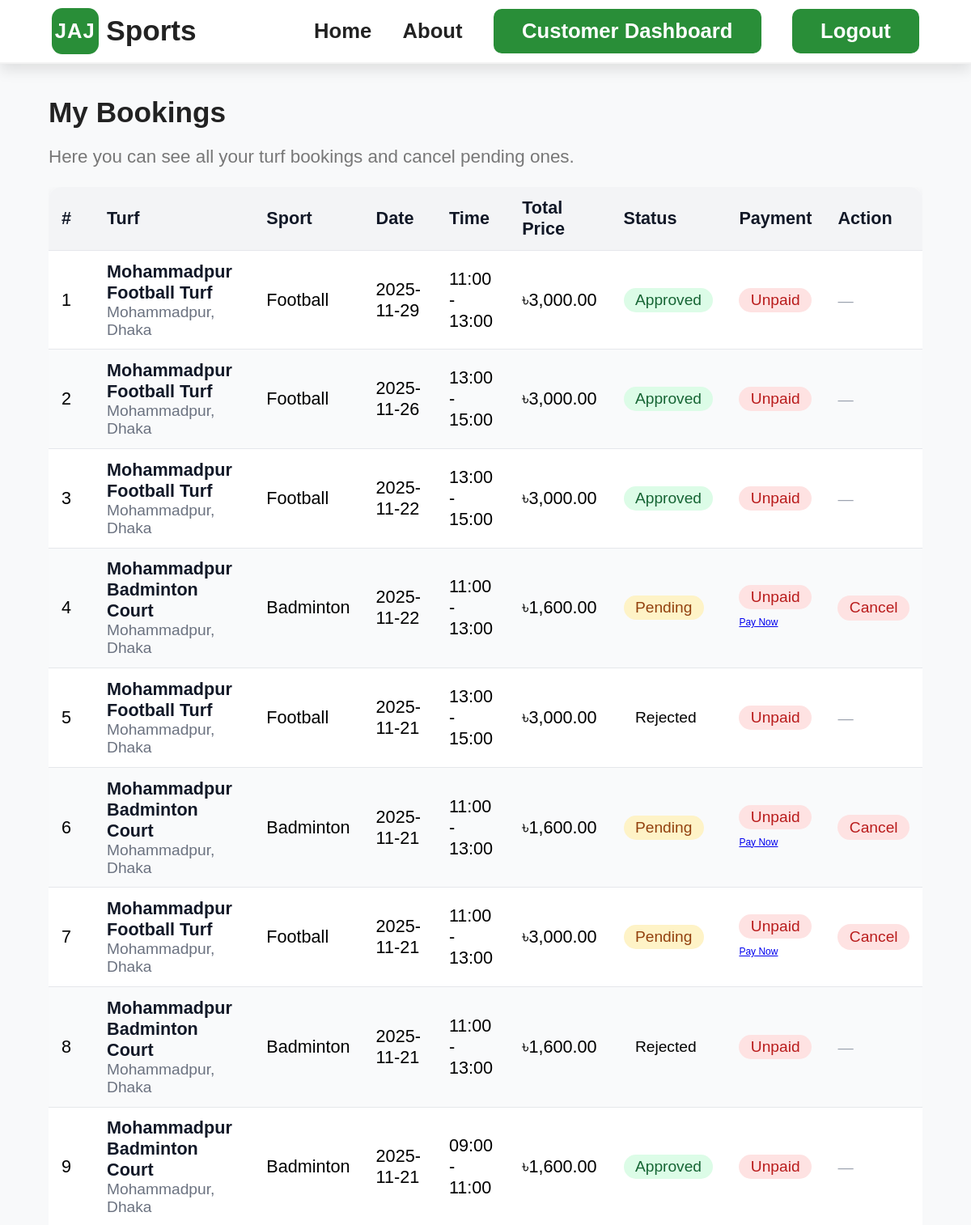
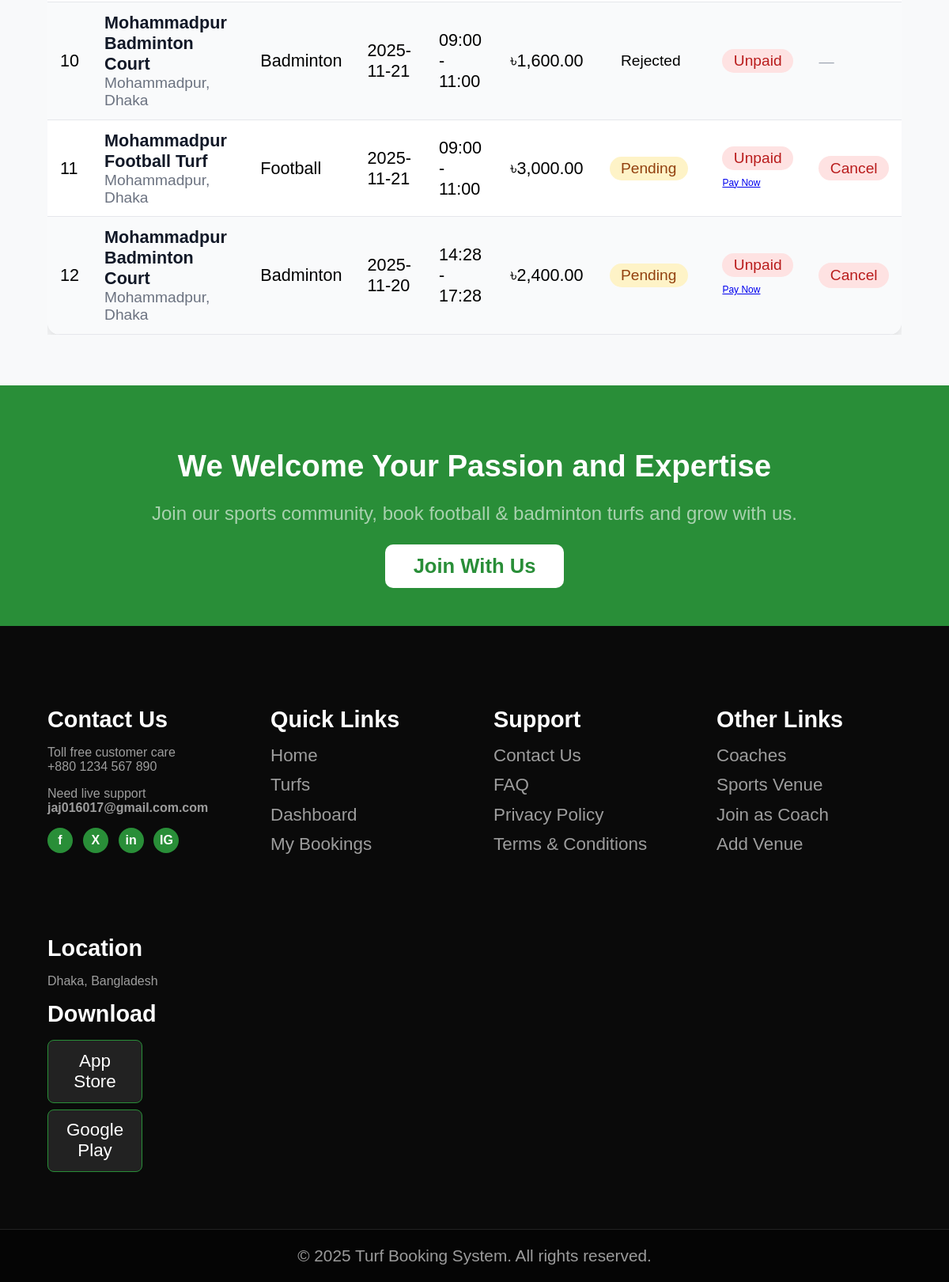
/pages/my_bookings.php (signed in), run on the app's committed database (2 pictures, top to bottom).
### tables this page shows
CREATE TABLE `bookings` (
  `id` int(10) UNSIGNED NOT NULL,
  `turf_id` int(10) UNSIGNED NOT NULL,
  `customer_id` int(10) UNSIGNED NOT NULL,
  `booking_date` date NOT NULL,
  `start_time` time NOT NULL,
  `end_time` time NOT NULL,
  `total_price` decimal(10,2) NOT NULL,
  `status` enum('pending','approved','rejected','cancelled','completed') NOT NULL DEFAULT 'pending',
  `payment_status` enum('unpaid','paid','refunded') NOT NULL DEFAULT 'unpaid',
  `created_at` timestamp NOT NULL DEFAULT current_timestamp()
);

CREATE TABLE `turfs` (
  `id` int(10) UNSIGNED NOT NULL,
  `name` varchar(150) NOT NULL,
  `location` varchar(255) NOT NULL,
  `sport_type` enum('football','badminton') NOT NULL,
  `price_per_hour` decimal(10,2) NOT NULL,
  `manager_id` int(10) UNSIGNED DEFAULT NULL,
  `status` enum('active','inactive') NOT NULL DEFAULT 'active',
  `created_at` timestamp NOT NULL DEFAULT current_timestamp()
);

### pages/my_bookings.php (the view, shortened to what this page needs)
<?php
require 'config.php';
$customerId = $_SESSION['user_id'] ?? null;
$stmt = $pdo->prepare("
    SELECT b.*,
           t.name     AS turf_name,
           t.location AS turf_location,
           t.sport_type
    FROM bookings b
    JOIN turfs t ON b.turf_id = t.id
    WHERE b.customer_id = ?
    ORDER BY b.booking_date DESC, b.start_time DESC
");
$stmt->execute([$customerId]);
$bookings = $stmt->fetchAll(PDO::FETCH_ASSOC);
include 'header.php';
?>
<link rel="stylesheet" href="css/home_style.css">
<div class="my-bookings-wrapper">
    <div class="my-bookings-header">
        <div>
            <h2 class="page-title">My Bookings</h2>
            <p class="page-subtitle">
                Here you can see all your turf bookings and cancel pending ones.
            </p>
        </div>
    </div>
    <div class="booking-table-wrapper">
        <table class="booking-table">
            <thead>
                <tr>
                    <th>#</th>
                    <th>Turf</th>
                    <th>Sport</th>
                    <th>Date</th>
                    <th>Time</th>
                    <th>Total Price</th>
                    <th>Status</th>
                    <th>Payment</th>
                    <th>Action</th>
                </tr>
            </thead>
            <tbody>
            <?php if (empty($bookings)): ?>
                <tr>
                    <td colspan="9" class="no-bookings-cell">
                        You have no bookings yet.
                    </td>
                </tr>
            <?php else: ?>
                <?php foreach ($bookings as $index => $b): ?>
                    <tr>
                        <td><?php echo $index + 1; ?></td>
                        <td>
                            <div class="turf-cell">
                                <span class="turf-name">
                                    <?php echo htmlspecialchars($b['turf_name']); ?>
                                </span>
                                <span class="turf-location">
                                    <?php echo htmlspecialchars($b['turf_location']); ?>
                                </span>
                            </div>
                        </td>
                        <td><?php echo htmlspecialchars(ucfirst($b['sport_type'])); ?></td>
                        <td><?php echo htmlspecialchars($b['booking_date']); ?></td>
                        <td>
                            <?php
                                $timeRange = substr($b['start_time'], 0, 5) . ' - ' . substr($b['end_time'], 0, 5);
                                echo htmlspecialchars($timeRange);
                            ?>
                        </td>
                        <td>
                            ৳<?php echo htmlspecialchars(number_format($b['total_price'], 2)); ?>
                        </td>
                        <td>
                            <span class="status-pill status-<?php echo htmlspecialchars($b['status']); ?>">
                                <?php echo ucfirst(htmlspecialchars($b['status'])); ?>
                            </span>
                        </td>
<td>
    <span class="payment-pill payment-<?php echo htmlspecialchars($b['payment_status']); ?>">
        <?php echo ucfirst(htmlspecialchars($b['payment_status'])); ?>
    </span>
    <?php if ($b['payment_status'] === 'unpaid' && $b['status'] === 'pending'): ?>
        <br>
        <a href="payment.php?booking_id=<?php echo $b['id']; ?>"
           class="btn-status btn-approve"
           style="margin-top:6px; display:inline-block; font-size:12px;">
            Pay Now
        </a>
    <?php endif; ?>
</td>
                        <td>
                            <?php if ($b['status'] === 'pending'): ?>
                                <a href="cancel_booking.php?booking_id=<?php echo $b['id']; ?>"
                                   class="btn-status btn-reject"
                                   data-confirm="Are you sure you want to cancel this booking?">
                                    Cancel
                                </a>
                            <?php else: ?>
                                <span class="no-action">—</span>
                            <?php endif; ?>
                        </td>
                    </tr>
                <?php endforeach; ?>
            <?php endif; ?>
            </tbody>
        </table>
    </div>
</div>
<?php include 'footer.php'; ?>

### css/header_style.css (style rules this page uses)
:root { --main-color:rgb(41, 142, 56); --black:#222; --white:#fff; --light-black:#777777; --light-white:#fff9; --dark-bg:rgba(0,0,0,.7); --light-bg:#a4edab; --border:.1rem solid var(--black); --box-shadow: 0 .5rem 1rem rgba(0,0,0,.1); --text-shadow: 0 .5rem 3rem rgba(0,0,0,.3); }
body { font-family: Arial, sans-serif; margin: 0; padding: 0; background-color: #f8f9fa; }

### css/home_style.css (style rules this page uses)
.my-bookings-wrapper { width: 90%; max-width: 1200px; margin: 2.5rem auto 4rem; }
.my-bookings-header { margin-bottom: 1.5rem; }
.page-title { font-size: 2.2rem; color: var(--black); margin-bottom: 0.3rem; }
.page-subtitle { font-size: 1.4rem; color: var(--light-black); }
.booking-table-wrapper { margin-top: 1.2rem; overflow-x: auto; }
.booking-table { width: 100%; border-collapse: collapse; background: #fff; border-radius: 16px; overflow: hidden; box-shadow: var(--box-shadow); font-size: 1.35rem; }
.booking-table thead { background: #f3f4f6; }
.booking-table th, .booking-table td { padding: 0.8rem 1rem; text-align: left; border-bottom: 1px solid #e5e7eb; }
.booking-table th { font-weight: 600; color: #111827; }
.booking-table tbody tr:nth-child(even) { background: #f9fafb; }
.turf-cell { display: flex; flex-direction: column; }
.turf-name { font-weight: 600; color: #111827; }
.turf-location { font-size: 1.2rem; color: #6b7280; }
.status-pill, .payment-pill { display: inline-block; padding: 0.25rem 0.9rem; border-radius: 999px; font-size: 1.2rem; font-weight: 500; }
.status-pending { background: #fef3c7; color: #92400e; }
.status-approved { background: #dcfce7; color: #166534; }
.payment-unpaid { background: #fee2e2; color: #b91c1c; }
.btn-status.btn-reject { display: inline-block; padding: 0.3rem 0.9rem; font-size: 1.2rem; border-radius: 999px; border: none; background: #fee2e2; color: #b91c1c; text-decoration: none; cursor: pointer; transition: .15s; }
.no-action { font-size: 1.2rem; color: #9ca3af; }

### data on the page
bookings: turf.name "Mohammadpur Football Turf", turf.location "Mohammadpur, Dhaka", turf.sport_type "Football", booking_date "2025-11-29", timeRange "11:00 - 13:00", total_price "3,000.00", status "Approved", payment_status "Unpaid"
bookings: turf.name "Mohammadpur Football Turf", turf.location "Mohammadpur, Dhaka", turf.sport_type "Football", booking_date "2025-11-26", timeRange "13:00 - 15:00", total_price "3,000.00", status "Approved", payment_status "Unpaid"
bookings: turf.name "Mohammadpur Football Turf", turf.location "Mohammadpur, Dhaka", turf.sport_type "Football", booking_date "2025-11-22", timeRange "13:00 - 15:00", total_price "3,000.00", status "Approved", payment_status "Unpaid"
bookings: turf.name "Mohammadpur Badminton Court", turf.location "Mohammadpur, Dhaka", turf.sport_type "Badminton", booking_date "2025-11-22", timeRange "11:00 - 13:00", total_price "1,600.00", status "Pending", payment_status "Unpaid"
bookings: turf.name "Mohammadpur Football Turf", turf.location "Mohammadpur, Dhaka", turf.sport_type "Football", booking_date "2025-11-21", timeRange "13:00 - 15:00", total_price "3,000.00", status "Rejected", payment_status "Unpaid"
bookings: turf.name "Mohammadpur Badminton Court", turf.location "Mohammadpur, Dhaka", turf.sport_type "Badminton", booking_date "2025-11-21", timeRange "11:00 - 13:00", total_price "1,600.00", status "Pending", payment_status "Unpaid"
bookings: turf.name "Mohammadpur Football Turf", turf.location "Mohammadpur, Dhaka", turf.sport_type "Football", booking_date "2025-11-21", timeRange "11:00 - 13:00", total_price "3,000.00", status "Pending", payment_status "Unpaid"
bookings: turf.name "Mohammadpur Badminton Court", turf.location "Mohammadpur, Dhaka", turf.sport_type "Badminton", booking_date "2025-11-21", timeRange "11:00 - 13:00", total_price "1,600.00", status "Rejected", payment_status "Unpaid"
bookings: turf.name "Mohammadpur Badminton Court", turf.location "Mohammadpur, Dhaka", turf.sport_type "Badminton", booking_date "2025-11-21", timeRange "09:00 - 11:00", total_price "1,600.00", status "Approved", payment_status "Unpaid"
bookings: turf.name "Mohammadpur Badminton Court", turf.location "Mohammadpur, Dhaka", turf.sport_type "Badminton", booking_date "2025-11-21", timeRange "09:00 - 11:00", total_price "1,600.00", status "Rejected", payment_status "Unpaid"
bookings: turf.name "Mohammadpur Football Turf", turf.location "Mohammadpur, Dhaka", turf.sport_type "Football", booking_date "2025-11-21", timeRange "09:00 - 11:00", total_price "3,000.00", status "Pending", payment_status "Unpaid"
bookings: turf.name "Mohammadpur Badminton Court", turf.location "Mohammadpur, Dhaka", turf.sport_type "Badminton", booking_date "2025-11-20", timeRange "14:28 - 17:28", total_price "2,400.00", status "Pending", payment_status "Unpaid"
